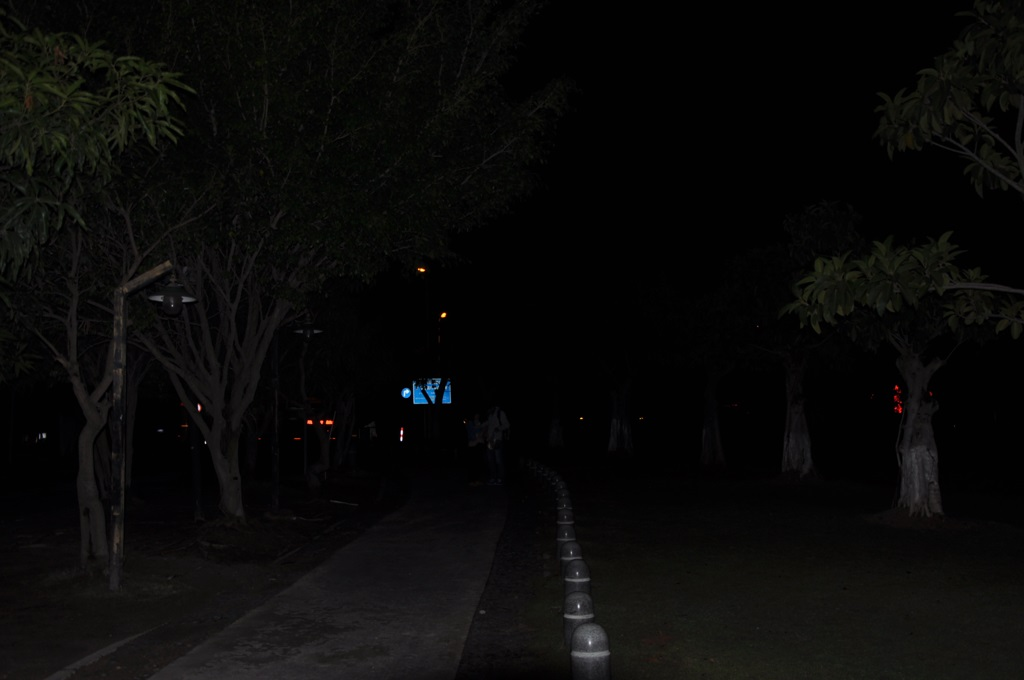
%> input picture test images/3.jpg, 1024 x 680 px
$ octave main.m   (GNU Octave 9; MATLAB toolbox functions it lacks are replaced by stand-ins)
%> lines starting %> are read from the running program, lines starting %| are printed output that depends on the picture
% clc
clear all
close all
im=imread('test images\3.jpg'); %test 3,4,5,8,9
%> im is the input picture: size 680x1024x3 uint8; mean R, G, B 9.9, 9.6, 8.8
figure,
imshow(im), title('Original Image')
im=double(im);
%> im: size 680x1024x3 double
R=im(:,:,1);
G=im(:,:,2);
B=im(:,:,3);
[row,col,dim]=size(im);

L=max(R,max(G,B));
imshow(L,[]), title('Image Lightness')

%illumination estimation
r=7;
n=0;
SE = strel('disk',r,n);
Ilm = imclose(L,SE);
Ilm=Ilm/255;
figure,
imshow(Ilm,[]), title('Morphologically Closing Operation')

guidedimg=rgb2hsv(im);
%> guidedimg: size 680x1024x3 double; mean H, S, V 0.2, 0.2, 10.4
g=guidedimg(:,:,3);
I = imguidedfilter(Ilm,g);

figure
imshow(I,[]),title('Iluminance')

%reflectance
rf1=R./I;
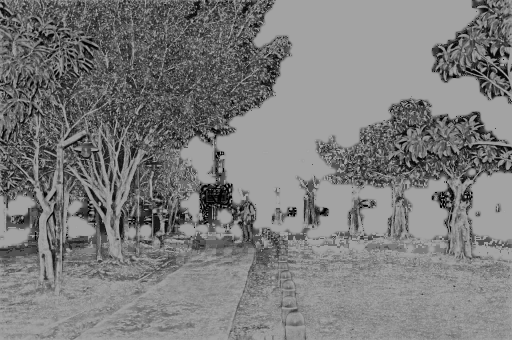
%> rf1: size 680x1024 double (shown at 1/2 size); min 0, max 398.1, mean 193.9; drawn with min black and max white
rf2=G./I;
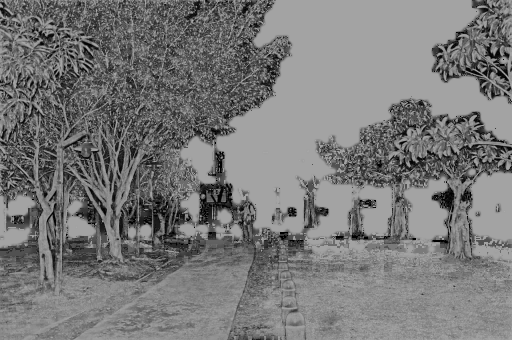
%> rf2: size 680x1024 double (shown at 1/2 size); min 0, max 398.1, mean 188.9; drawn with min black and max white
rf3=B./I;
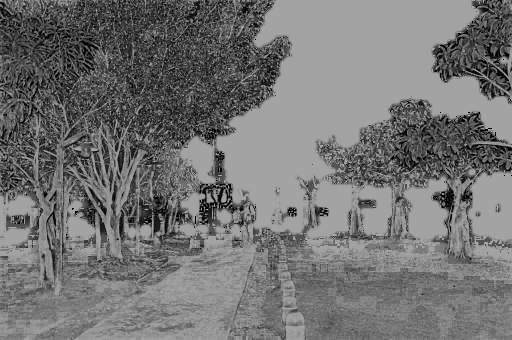
%> rf3: size 680x1024 double (shown at 1/2 size); min 0, max 398.1, mean 180.8; drawn with min black and max white


rel(:,:,1)=rf1;
rel(:,:,2)=rf2;
rel(:,:,3)=rf3;
%> rel: size 680x1024x3 double; mean H, S, V 193.9, 188.9, 180.8
figure;
imshow(uint8(rel),[]), title('Reflectance')
%> after `imshow(uint8(rel),[])`:
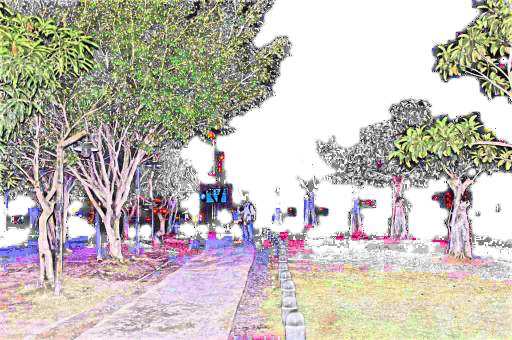
%> displayed picture: size 680x1024x3, on the screen's scale of 0 to 255 (shown at 1/2 size); mean R, G, B 193.8, 188.7, 180.7

%inputs
I1=I;
Imean=mean(I(:));
%> Imean = 0.0537
lambda=10+(1-Imean)/Imean;
%> lambda = 27.61

I2=2/pi*atan(lambda*I);
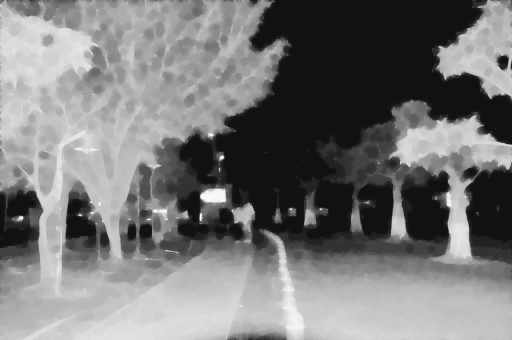
%> I2: size 680x1024 double (shown at 1/2 size); min 0.00238, max 0.978, mean 0.472

% mm=5;
% nn=5;
%I3=blkproc(I,[mm nn], @histeq);
I3 = adapthisteq(I);
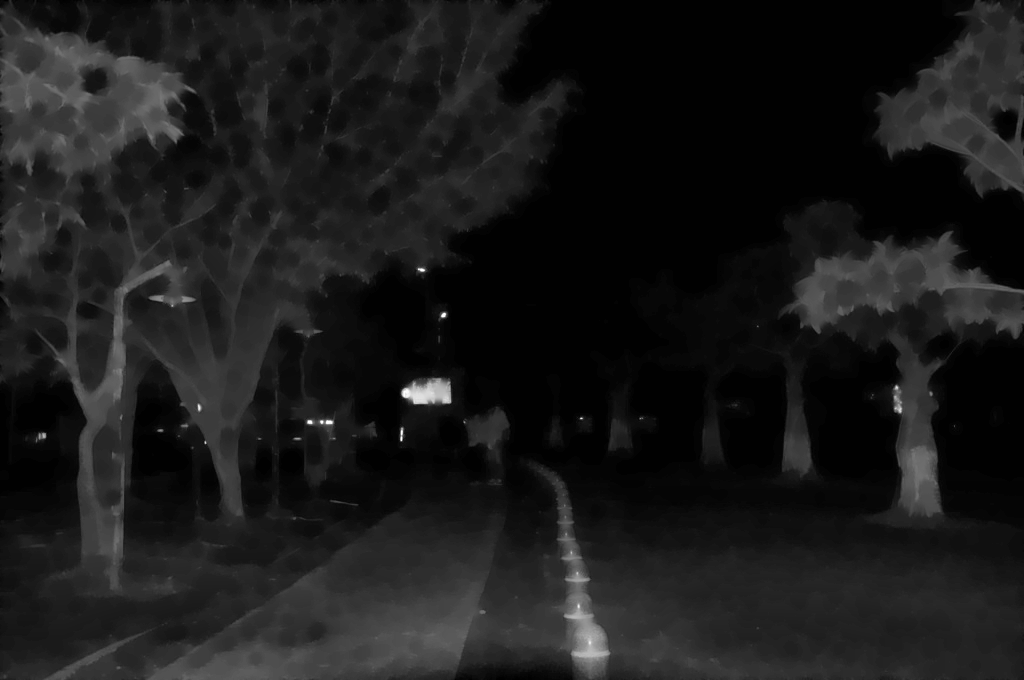
%> I3: size 680x1024 double; min 0, max 1, mean 0.104
%weights

alpha=2;
phi=250;
%> (the run ends here)

$ run again, with test images/1.JPG copied over test images/3.jpg
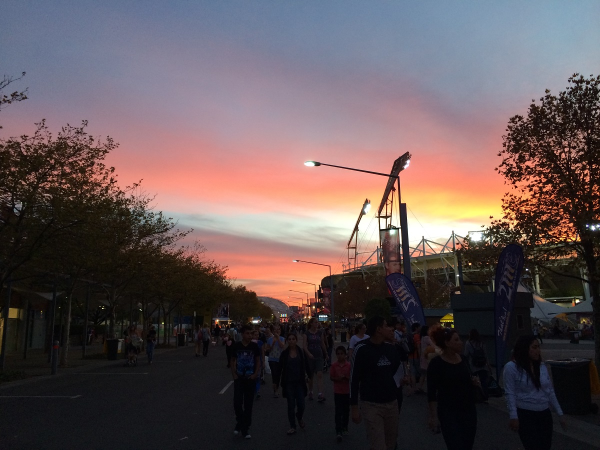
%> input picture test images/1.JPG, 1200 x 900 px (shown at 1/2 size)
%> im is the input picture: size 900x1200x3 uint8; mean R, G, B 95.8, 81.9, 84
%> im: size 900x1200x3 double
%> guidedimg: size 900x1200x3 double; mean H, S, V 0.5, 0.3, 104.2
%> rel: size 900x1200x3 double; mean H, S, V 187.6, 166.2, 178.1
%> `imshow(uint8(rel),[])`:
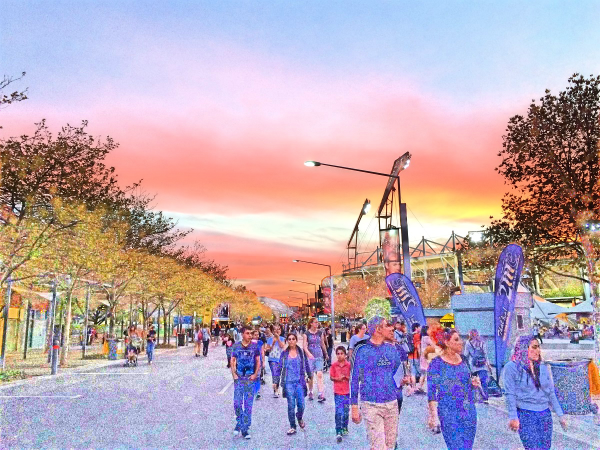
%> displayed picture: size 900x1200x3, on the screen's scale of 0 to 255 (shown at 1/2 size); mean R, G, B 187.5, 166.2, 178.1
%> Imean = 0.463
%> lambda = 11.16
%> `I3 = adapthisteq(I);`:
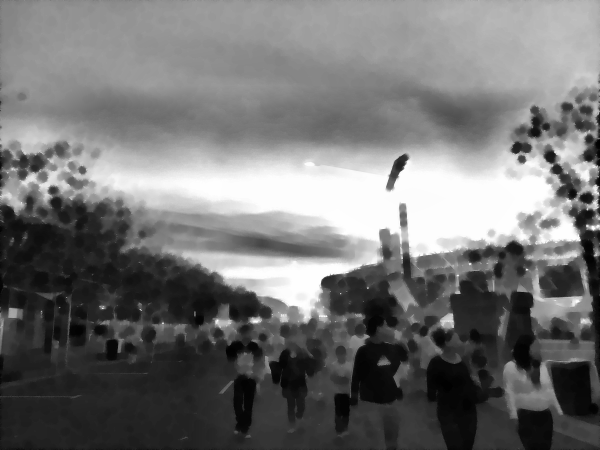
%> I3: size 900x1200 double (shown at 1/2 size); min 0, max 1, mean 0.453

$ run again, with test images/10.jpg copied over test images/3.jpg
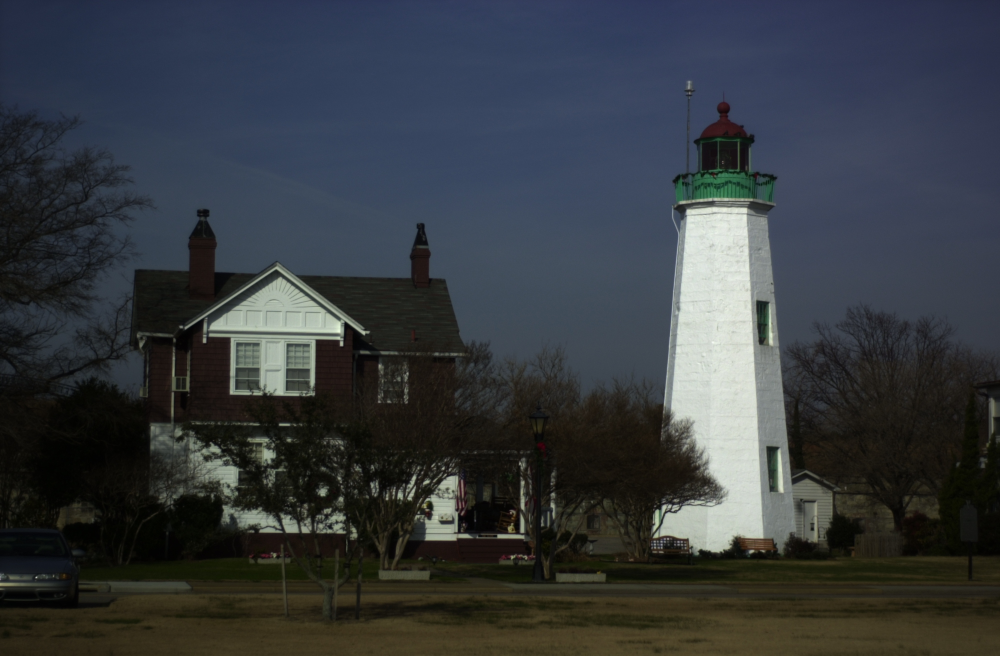
%> input picture test images/10.jpg, 2000 x 1312 px (shown at 1/2 size)
%> im is the input picture: size 1312x2000x3 uint8; mean R, G, B 53.6, 58.1, 62.6
%> im: size 1312x2000x3 double
%> guidedimg: size 1312x2000x3 double; mean H, S, V 0.4, 0.3, 68.9
%> rel: size 1312x2000x3 double; mean H, S, V 185.6, 195.1, 194.3
%> `imshow(uint8(rel),[])`:
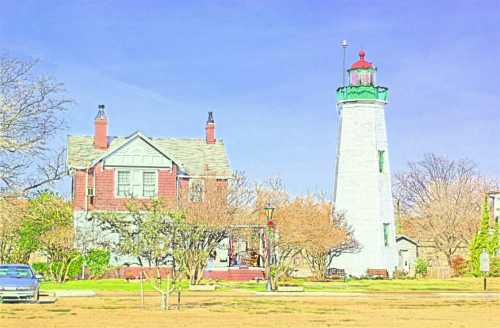
%> displayed picture: size 1312x2000x3, on the screen's scale of 0 to 255 (shown at 1/4 size); mean R, G, B 185.5, 195.1, 194.3
%> Imean = 0.288
%> lambda = 12.47
%> `I3 = adapthisteq(I);`:
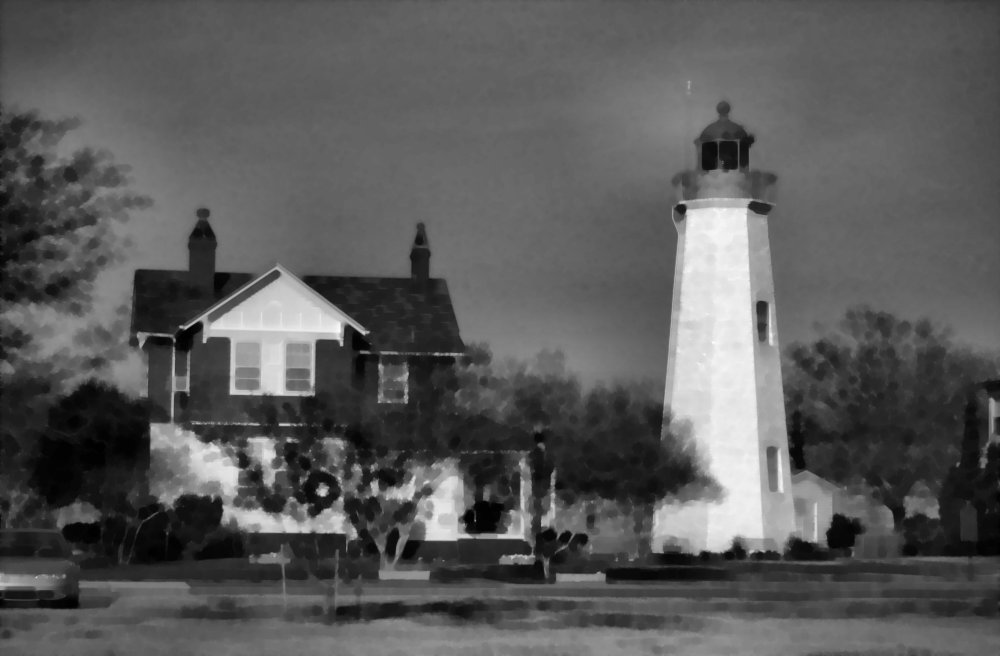
%> I3: size 1312x2000 double (shown at 1/2 size); min 0, max 1, mean 0.353
